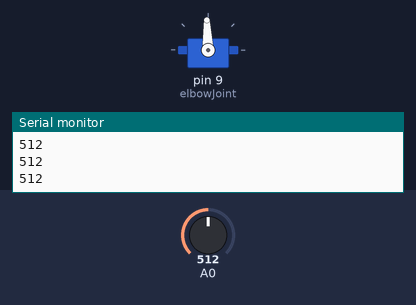
A sketch run on a simulated Arduino Uno, built with avr-gcc and run on an emulated ATmega328P. Parts: servo, the last lines printed to the serial monitor. The test bench sets the inputs (shaded band); at power-on: A0 = 512.

Above: at 1.2 s.
1.3 s: A0 set to 716
At 2.5 s:
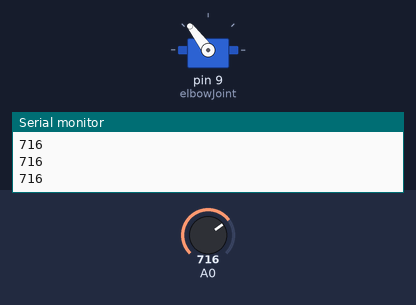
2.8 s: A0 set to 900
At 4.0 s:
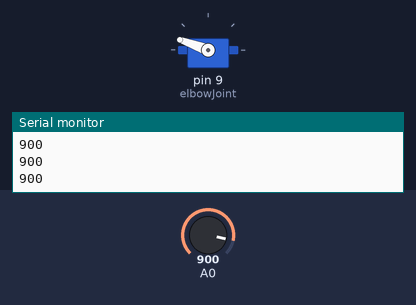
4.3 s: A0 set to 1023
At 5.4 s:
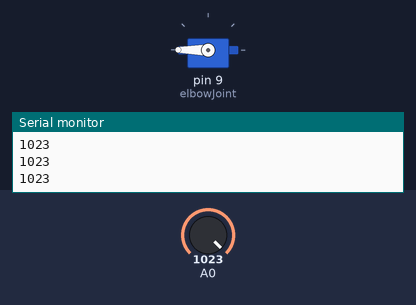
5.8 s: A0 set to 306
At 6.8 s:
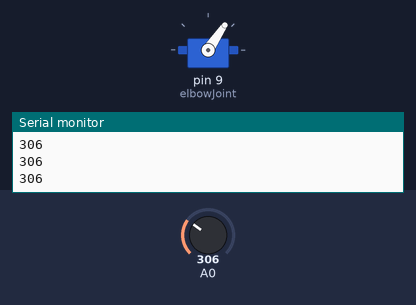
7.3 s: A0 set to 122
At 8.1 s:
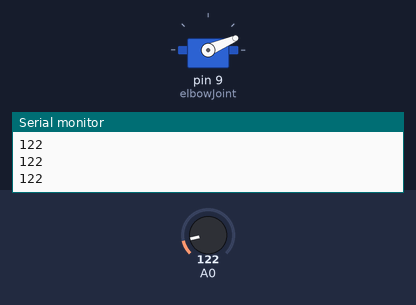
Timing chart, 0 to 9.8 s (numbered marks = the images above; inputs shaded):
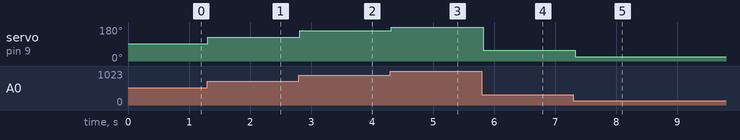

Measured:
- after the input at 1.3 s, servo on pin 9 (elbowJoint): 92° → 127° at once
- after the input at 2.8 s, servo on pin 9 (elbowJoint): 127° → 160° at once
- after the input at 4.3 s, servo on pin 9 (elbowJoint): 160° → 180° at once
- after the input at 5.8 s, servo on pin 9 (elbowJoint): 180° → 56° at once
- after the input at 7.3 s, servo on pin 9 (elbowJoint): 56° → 23° at once

The sketch:

EMG-servo-control_new.ino
```cpp
#include <Servo.h>    // Using the Servo library
Servo elbowJoint;     // Naming our servo ‘elbowJoint’
int EMGsig;           // Store the EMG signal value
int servoPosition;    // The position (angle) value for the servo
int threshold = 100;  // Move the servo when EMG signal is above this threshold. Remember it ranges 0–1023.
void setup() {
 Serial.begin(9600); // Starting the communication with the computer
 elbowJoint.attach(9); // Tell the servo it is plugged into pin 9
 analogReference(EXTERNAL); //It uses the AREF for voltage reference. it gives the data to 3.3v insdtead of 5v
}
void loop() {
 EMGsig = analogRead(A0); // Read the analog values of the rectified+integrated EMG signal (0–1023)
if (EMGsig < threshold){     // If EMG signal is below the threshold
    servoPosition = 20;       // Servo will remain at 20 degrees.
  } else{            // If the EMG signal is above the threshold,
   servoPosition=map(EMGsig,threshold,900,20,160);
  // The servo angle will be mapped with the EMG signal,
  // changing the range of 300(our threshold)-1023 into the range of 20-160 degrees.
  // 20 and 160 can be switched depending on which direction of rotation you want.
}
 elbowJoint.write(servoPosition);
  // Move the servo to the ‘servoPosition’ degree
 Serial.println(EMGsig);
 //Serial.print(" ,20,800"); // help us keep the y axis of the diagram stable so we can see the results more clearly.
//Serial.println();
 //Serial.print(servoPosition);
 //Serial.print(" degrees, with EMG: ");

  // Display the servo and EMG values.
 delay(100);
  // 1 s1econd (1000ms) delay to not cause it to move as frantically. But this can be adjusted as you like.
}
```
